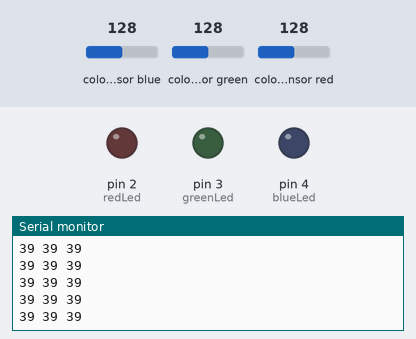
The sketch below on a simulated Arduino Uno, built with avr-gcc and run on an emulated ATmega328P. Shown: output pins drawn as LEDs (lit = HIGH), the last lines printed to the serial monitor. Wiring (inferred from the names in the program): TCS3200 colour sensor: output pin 10; S2 pin 12; S3 pin 11; S0 pin 8; S1 pin 9. The test bench sets the inputs (shaded band); at power-on: colour sensor blue 128, colour sensor green 128, colour sensor red 128. Pins used as bus, display or sensor lines are not drawn.

Above: at 1.2 s.
1.3 s: colour sensor blue set to 64
At 2.0 s:
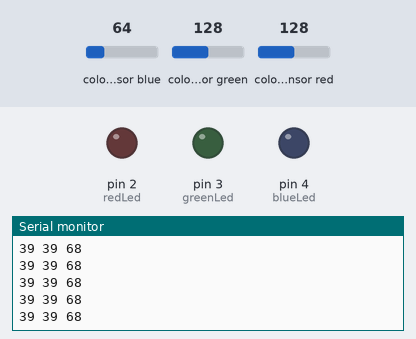
4.3 s: colour sensor blue set to 191
At 5.3 s:
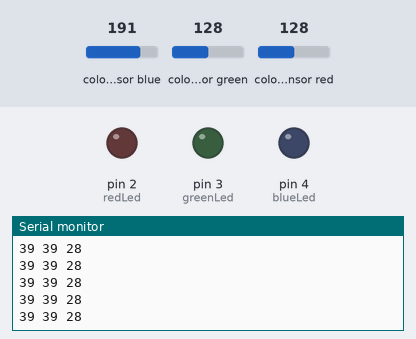
Timing chart, 0 to 7.3 s (numbered marks = the images above; inputs shaded):
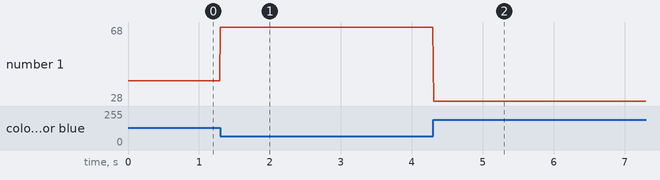

The sketch:

TCS3200.ino
```cpp
/*
  Color Sensor      Arduino
  -----------      --------
  VCC               5V
  GND               GND
  s0                8
  s1                9
  s2                12
  s3                11
  OUT               10
  OE                GND
*/
const int s0 = 8;
const int s1 = 9;
const int s2 = 12;
const int s3 = 11;
const int out = 10;
// LED pins connected to Arduino
int redLed = 2;
int greenLed = 3;
int blueLed = 4;
// Variables
int red = 0;
int green = 0;
int blue = 0;

void setup()
{
  Serial.begin(9600);
  pinMode(s0, OUTPUT);
  pinMode(s1, OUTPUT);
  pinMode(s2, OUTPUT);
  pinMode(s3, OUTPUT);
  pinMode(out, INPUT);
  pinMode(redLed, OUTPUT);
  pinMode(greenLed, OUTPUT);
  pinMode(blueLed, OUTPUT);
  digitalWrite(s0, HIGH);
  digitalWrite(s1, HIGH);
}

void loop()
{
  color();
  //  Serial.print("R Intensity:");
  Serial.print(red);
  Serial.print(" ");
  //  Serial.print(" G Intensity: ");
  Serial.print(green);
  Serial.print(" ");
  //  Serial.print(" B Intensity : ");
  Serial.println(blue);
  //  Serial.print(" ");
  //    Serial.println();
  delay(10);

  //  if (red < blue && red < green && red < 20)
  //  {
  //   Serial.println(" - (Red Color)");
  //   digitalWrite(redLed, HIGH); // Turn RED LED ON
  //   digitalWrite(greenLed, LOW);
  //   digitalWrite(blueLed, LOW);
  //  }
  //
  //  else if (blue < red && blue < green)
  //  {
  //   Serial.println(" - (Blue Color)");
  //   digitalWrite(redLed, LOW);
  //   digitalWrite(greenLed, LOW);
  //   digitalWrite(blueLed, HIGH); // Turn BLUE LED ON
  //  }
  //
  //  else if (green < red && green < blue)
  //  {
  //   Serial.println(" - (Green Color)");
  //   digitalWrite(redLed, LOW);
  //   digitalWrite(greenLed, HIGH); // Turn GREEN LED ON
  //   digitalWrite(blueLed, LOW);
  //  }
  //  else{
  //  Serial.println();
  //  }
  //  delay(300);
  //  digitalWrite(redLed, LOW);
  //  digitalWrite(greenLed, LOW);
  //  digitalWrite(blueLed, LOW);
}

void color()
{
  digitalWrite(s2, LOW);
  digitalWrite(s3, LOW);
  //count OUT, pRed, RED
  red = pulseIn(out, digitalRead(out) == HIGH ? LOW : HIGH);
  digitalWrite(s3, HIGH);
  //count OUT, pBLUE, BLUE
  blue = pulseIn(out, digitalRead(out) == HIGH ? LOW : HIGH);
  digitalWrite(s2, HIGH);
  //count OUT, pGreen, GREEN
  green = pulseIn(out, digitalRead(out) == HIGH ? LOW : HIGH);
}
```

Measured:
- after the input at 1.3 s, the serial monitor: prints a new line at once (image 1)
- after the input at 4.3 s, the serial monitor: prints a new line at once (image 2)
- plotted number 1: 39 → 68 after the input at 1.3 s, 68 → 28 after the input at 4.3 s
